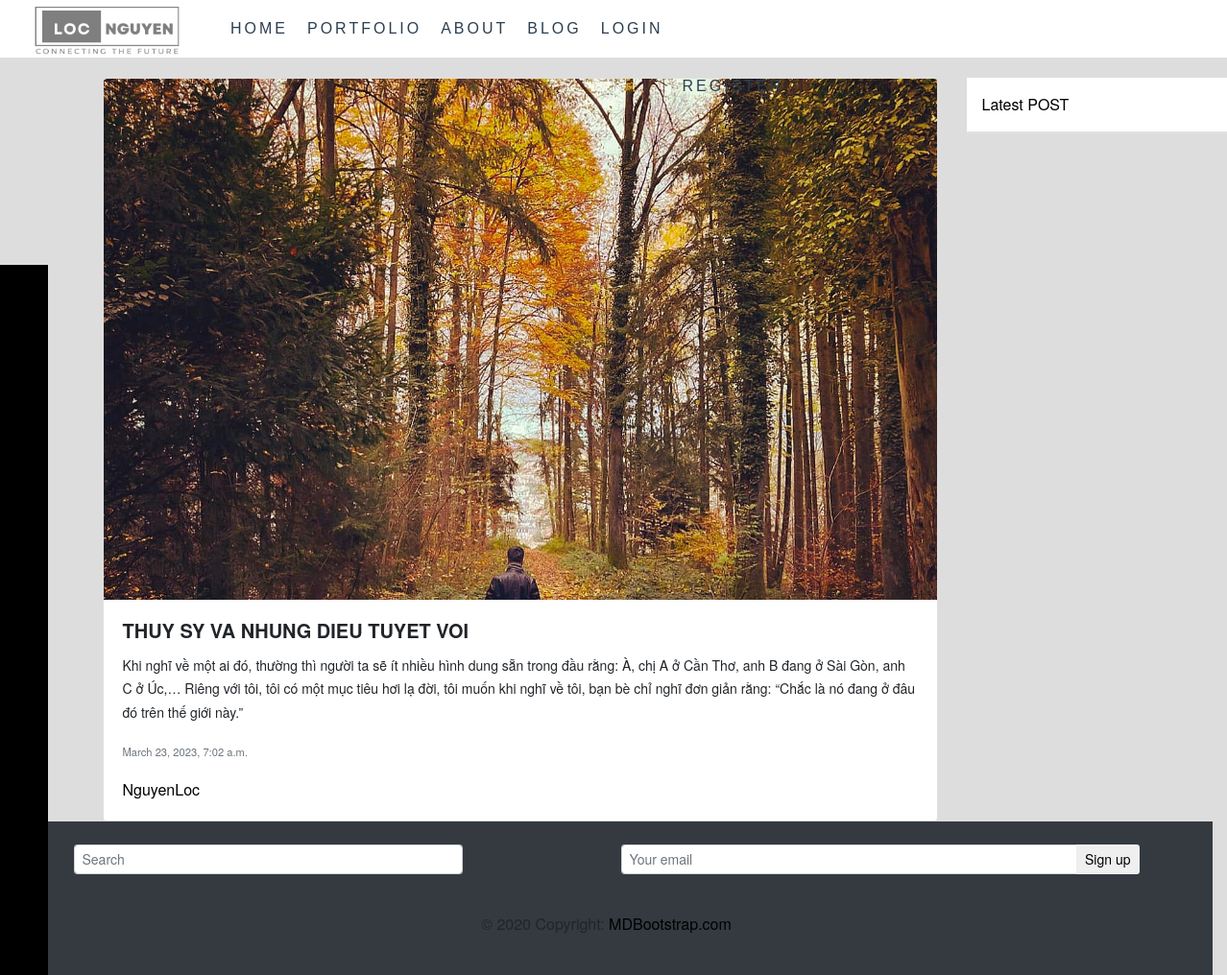
The page /blog/detail/1/ on the database its author committed.
### blog/models.py (models this page shows, shortened)
class Post (models.Model):
    title = models.CharField(max_length=200)
    blog_img = models.ImageField(upload_to='images/' ,blank=True,  null= True)
    body = models.TextField()
    date = models.DateTimeField(default=timezone.now)
    author = models.ForeignKey(User , on_delete=models.CASCADE )

### blog/views.py (the view)
# urls.py: path('detail/<int:pk>/',PostDetail.as_view() ,name='post-detail'),
class PostDetail( DetailView):
    model = Post
    template_name = 'post_detail.html'
    context_object_name = 'post'

### blog/templates/post_detail.html (shortened to what this page needs)
{% extends 'base.html' %}
{% block content %}
<div class="container">
    <div class="row">
    <div class="col-md-10">
    <div class="card">
            {% if post.blog_img %}
            <img class="card-img-top" src="{{post.blog_img.url}}" alt="Card image cap" style="width: 1000px height: 270px">
            {% endif %}
            <div class="card-body">
                <h5 class="card-title">{{post.title}}</h5>
                <p class="card-text">{{post.body}}</p>
                <p class="card-text"><small class="text-muted">{{post.date}}</small></p>
                <a class="mr-2" href="{% url 'profile' %}">{{ object.author }}</a>
              </div>
        </div>
    </div>
    {% include 'right_bar.html' %}
</div>
</div>
</div>
{% endblock content %}

### myApp/static/main.css (style rules this page uses)
body { overflow-x: hidden; font-family: "Roboto Slab", "Helvetica Neue", Helvetica, Arial, sans-serif; }
.text-muted { color: #777; }
p { font-size: 14px; line-height: 1.75; }
a, a:hover, a:focus, a:active, a.active { outline: 0; }
a { color: #000000; }
h1, h2, h3, h4, h5, h6 { text-transform: uppercase; font-family: Montserrat, "Helvetica Neue", Helvetica, Arial, sans-serif; font-weight: 700; }
body { webkit-tap-highlight-color: #1ee2e7; }

### myApp/templates/base.html (style rules this page uses)
body { background-color: #ddd; padding: 0; margin: 0; }

### rows shown on the page
Post: blog_img (picture), title "THUY SY VA NHUNG DIEU TUYET VOI", body "Khi nghĩ về một ai đó, thường thì người ta sẽ ít nhiều hình dung sẵn trong đầu rằng: À, chị A ở Cần Thơ, anh B đang ở Sài Gòn, anh C ở Úc,… Riêng với tôi, tôi có một mục tiêu hơi lạ đời, tôi muốn khi nghĩ về tôi, bạn bè chỉ nghĩ đơn giản rằng: “Chắc là nó đang ở đâu đó trên thế giới này.”", date "March 23, 2023, 7:02 a.m.", author "NguyenLoc"
